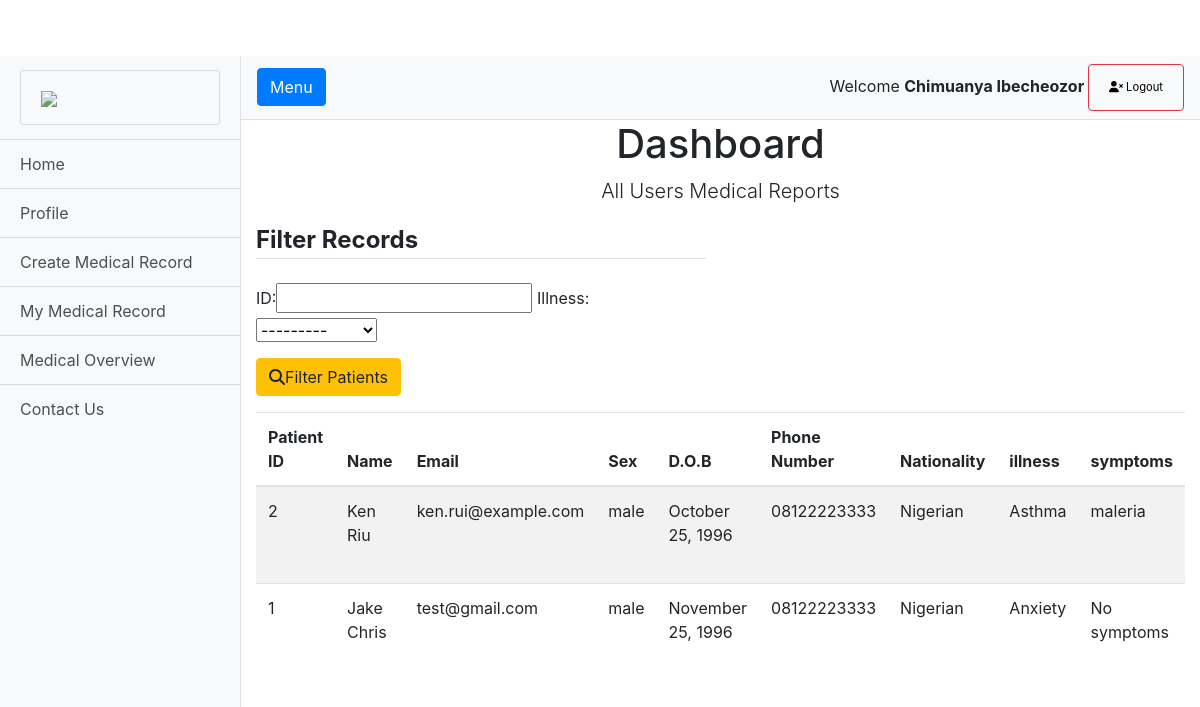
The page /dashboard/ (signed in) on the database its author committed.
### medicalapp/models.py (models this page shows, shortened)
class MedicalHistory(models.Model):
    user = models.ForeignKey(User, on_delete=models.CASCADE)
    illness = models.CharField(choices=ILLNESS_CHOICES, max_length=50)
    symptoms = models.CharField(max_length=100)
    additional_info = models.CharField(max_length=100)
    disability = models.BooleanField(default=False)
    medications = models.BooleanField(default=False)
    created_at = models.DateTimeField(default=timezone.now)

### accounts/models.py (models this page shows, shortened)
class Profile(models.Model):
    user = models.OneToOneField(User, on_delete=models.CASCADE)
    sex = models.CharField(choices=SEX_TYPE, null=True, blank=True, max_length=10)
    date_of_birth = models.DateField(null=True, blank=True)
    profession = models.CharField(null=True, blank=True, max_length=40)
    address = models.CharField(null=True, blank=True, max_length=50)
    phone_number = models.CharField(null=True, blank=True, max_length=20)
    Nationality = models.CharField(null=True, blank=True, max_length=20)
    next_of_kin = models.CharField(null=True, blank=True, max_length=40)
    next_of_kin_phone_number = models.CharField(null=True, blank=True, max_length=20)
    next_of_kin_address = models.CharField(null=True, blank=True, max_length=50)

### medicalapp/views/home.py (the view)
# urls.py: path('dashboard/', DashboardView.as_view(), name='dashboard'),
class DashboardView(FilterView, LoginRequiredMixin):
    model = MedicalHistory
    template_name = 'dashboard.html'
    filterset_class = PatientFilter
    paginate_by = 5
    ordering = ['-id']
    strict = False
    def get_context_data(self, **kwargs):
        context = super().get_context_data(**kwargs)
        context['filter'] = PatientFilter(self.request.GET, queryset=self.get_queryset())
        query = self.request.GET.copy()
        if 'page' in query:
            del query['page']
        context['queries'] = query
        return context

### medicalapp/templatetags/is_already_applied.py (called while the page is built)
@register.filter(name='has_group')
def has_group(user, group_name):
    group = Group.objects.get(name=group_name)
    return True if group in user.groups.all() else False

### templates/dashboard.html (shortened to what this page needs)
{% extends 'base.html' %}
{% load static %}
{% load bootstrap %}
{% block content %}
{% include 'sidebar.html' %}
        <section class="bg-light-gray">
        <div class="container">
            <div class="row">
                <div class="col-lg-8 mx-auto">
                    <h1 class="heading text-center">Dashboard</h1>
                    <p class="lead text-center">All Users Medical Reports</p>
                </div>
                <div class="col-md-6">
                <form method="get" enctype="multipart/form-data">
                    <fieldset class="form-group">
                        <legend class="border-bottom mb-4"><b>Filter Records</b></legend>
                        {{ filter.form|bootstrap }}
                    </fieldset>
                    <div class="form-group">
                        <button class="btn btn-warning job-main-form__button" type="submit"><i class="fa fa-search"></i>Filter Patients</button>
                    </div>
                </form>
            </div>
            </div>
        </div>
    </section>
        <section>
        <div class="container">
            {% if object_list %}
            <div class="row">
                <div class="col-lg-12">
                    <div class="table-responsive">
                        <table class="table table-striped table-hover table-client-dashboard">
                            <thead>
                            <tr>
                                <th>Patient ID</th>
                                <th>Name</th>
                                <th>Email</th>
                                <th>Sex</th>
                                <th>D.O.B</th>
                                <th>Phone Number</th>
                                <th>Nationality</th>
                                <th>illness</th>
                                <th>symptoms</th>
                            </tr>
                            </thead>
                            <tbody>
                            {% for patient in object_list %}
                                <tr>
                                    <td>
                                        {{ patient.id }}
                                    </td>
                                    <td>
                                        {{ patient.user.get_full_name }}
                                    </td>
                                    <td>
                                        {{ patient.user.email }}
                                    </td>
                                    <td>
                                        {{ patient.user.profile.sex }}
                                    </td>
                                    <td>
                                        {{ patient.user.profile.date_of_birth | date:"F d, Y" }}
                                    </td>
                                    <td>
                                        {{ patient.user.profile.phone_number }}
                                    </td>
                                    <td>
                                        {{ patient.user.profile.Nationality }}
                                    </td>
                                    <td>
                                        {{ patient.illness }}
                                    </td>
                                    <td>
                                        {{ patient.symptoms }}
                                    </td>
                            {% endfor %}
                            </tbody>
                        </table>
                    </div>
                </div>
            </div>
            {% else %}
            <br>
                <p><b>Sorry No Patient Found</b></p>
            {% endif %}
        </div>
    </section>
    </div>
</div>
{% endblock %}

### templates/sidebar.html (shortened to what this page needs)
{% load static %}
{% load is_already_applied %}
 <div class="d-flex" id="wrapper">
    <div class="bg-light border-right" id="sidebar-wrapper">
      <div class="sidebar-heading">
          <a href="{% url 'home' %}" class="list-group-item list-group-item-action bg-light">
          <img style="width: 100%;" src="{% static 'img/healthpeople-41.jpg' %}">
          </a>
      </div>
      {% if user.is_authenticated %}
      <div class="list-group list-group-flush">
          <a href="{% url 'home' %}" class="list-group-item list-group-item-action bg-light">Home</a>
        <a href="{% url 'profile' %}" class="list-group-item list-group-item-action bg-light">Profile</a>
        <a href="{% url 'create-medical-record' %}" class="list-group-item list-group-item-action bg-light">Create Medical Record</a>
        <a href="{% url 'medical-record-list' %}" class="list-group-item list-group-item-action bg-light">My Medical Record</a>
        <a href="{% url 'pie-chart' %}" class="list-group-item list-group-item-action bg-light">Medical Overview</a>
        <a href="{% url 'contact' %}" class="list-group-item list-group-item-action bg-light">Contact Us</a>
      </div>
      {% endif %}
    </div>
    <div id="page-content-wrapper">
      <nav class="navbar navbar-expand-lg navbar-light bg-light border-bottom">
        <button class="btn btn-primary" id="menu-toggle">Menu</button>
        <div class="collapse navbar-collapse" id="navbarSupportedContent">
            <ul class="navbar-nav ml-auto mt-2 mt-lg-0">
            {% if user.is_authenticated %}
            <li class="nav-item">
               Welcome <b>{{ user.first_name }} {{user.last_name}} </b>
                <button type="button" style="font-size: 70%;" class="btn btn-outline-danger">
                  <a href="{% url 'logout' %}" class="nav-link" style="color:black;">
                      <i class="fa fa-user-times"></i> Logout
                  </a>
               </button>
            </li>
                {% endif %}
          </ul>
        </div>
      </nav>

### static/css/full-width-pics.css (style rules this page uses)
body { padding-top: 56px; }

### static/css/simple-sidebar.css (style rules this page uses)
body { overflow-x: hidden; }
#sidebar-wrapper { min-height: 180vh; margin-left: -15rem; -webkit-transition: margin .25s ease-out; -moz-transition: margin .25s ease-out; -o-transition: margin .25s ease-out; transition: margin .25s ease-out; }
#sidebar-wrapper .sidebar-heading { padding: 0.875rem 1.25rem; font-size: 1.2rem; }
#sidebar-wrapper .list-group { width: 15rem; }
#page-content-wrapper { min-width: 100vw; }
@media (min-width: 768px) { #sidebar-wrapper { margin-left: 0; height: 100%; } }
@media (min-width: 768px) { #page-content-wrapper { min-width: 0; width: 100%; } }

### rows shown on the page
MedicalHistory: id "2", user.get_full_name "Ken Riu", user.email "ken.rui@example.com", user.profile.sex "male", user.profile.date_of_birth "October 25, 1996", user.profile.phone_number "08122223333", user.profile.Nationality "Nigerian", illness "Asthma", symptoms "maleria"
MedicalHistory: id "1", user.get_full_name "Jake Chris", user.email "test@gmail.com", user.profile.sex "male", user.profile.date_of_birth "November 25, 1996", user.profile.phone_number "08122223333", user.profile.Nationality "Nigerian", illness "Anxiety", symptoms "No symptoms"

### other values the page prints
{{ user.first_name }} "Chimuanya"
{{ user.last_name }} "Ibecheozor"
